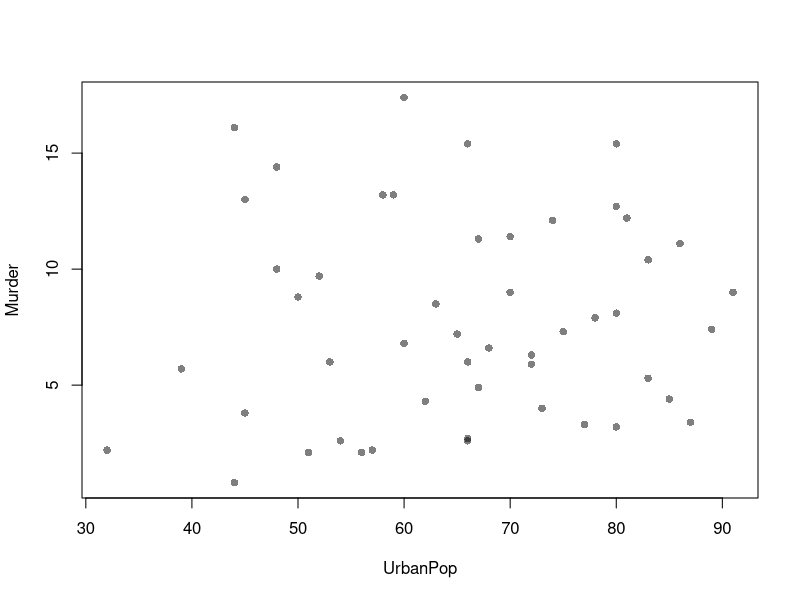
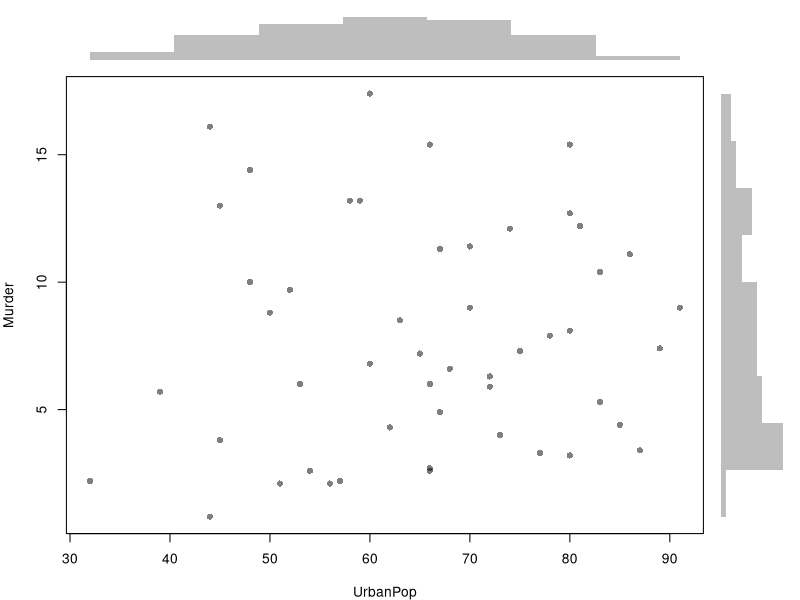
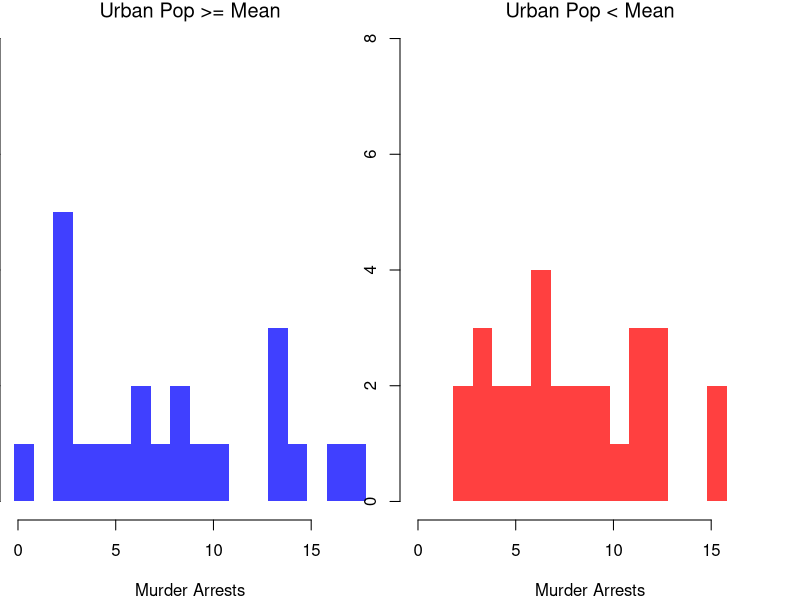
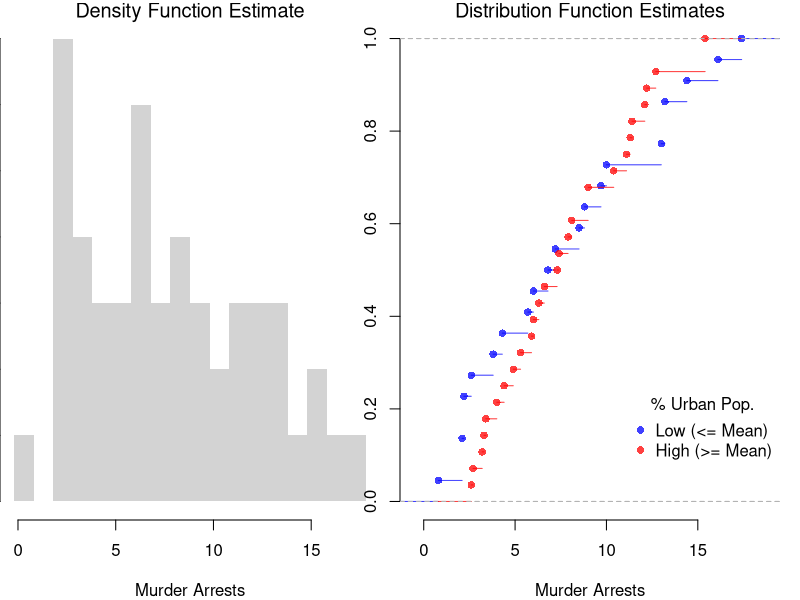
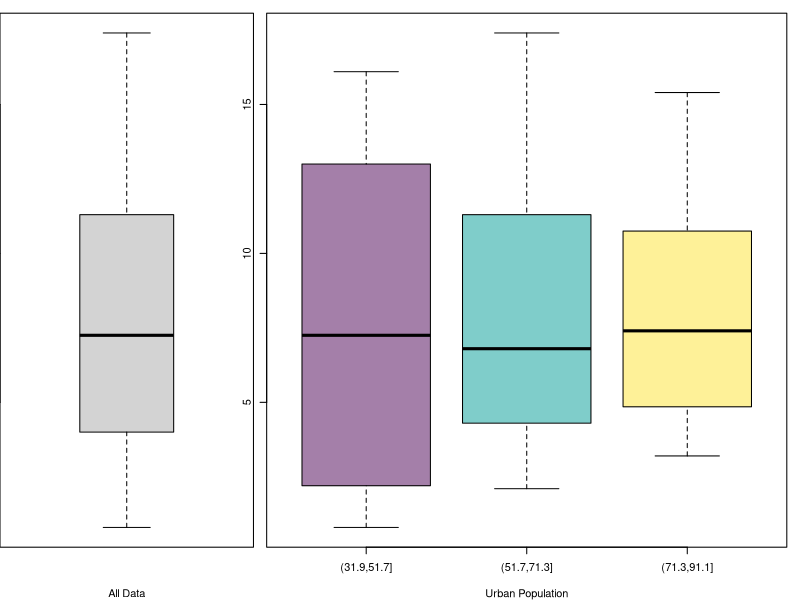
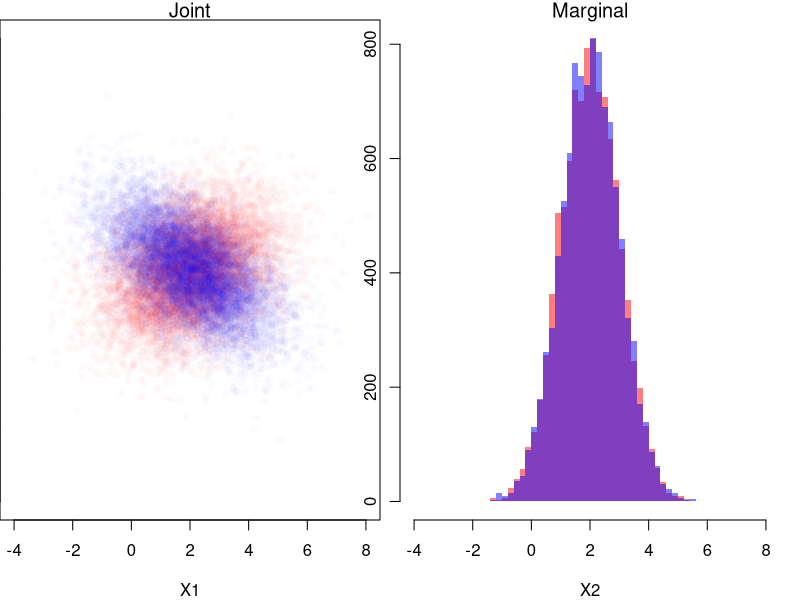

The R source for these figures, in order:
## ---- chunk 1
# Bivariate Data from USArrests
xy <- USArrests[,c('Murder','UrbanPop')]
xy[1,]
## ---- chunk 2
plot(Murder~UrbanPop, USArrests, pch=16, col=grey(0.,.5))
## ---- chunk 3
# Setup Plot
layout( matrix(c(2,0,1,3), ncol=2, byrow=TRUE),
    widths=c(9/10,1/10), heights=c(1/10,9/10))

# Scatterplot
par(mar=c(4,4,1,1))
plot(Murder~UrbanPop, USArrests, pch=16, col=rgb(0,0,0,.5))

# Add Marginals
par(mar=c(0,4,1,1))
xhist <- hist(USArrests[,'UrbanPop'], plot=FALSE)
barplot(xhist[['counts']], axes=FALSE, space=0, border=NA)

par(mar=c(4,0,1,1))
yhist <- hist(USArrests[,'Murder'], plot=FALSE)
barplot(yhist[['counts']], axes=FALSE, space=0, horiz=TRUE, border=NA)
## ---- chunk 4
# Tailored Histogram 
ylim <- c(0,8)
xbks <-  seq(min(USArrests[,'Murder'])-1, max(USArrests[,'Murder'])+1, by=1)

# Also show more information
# Split Data by Urban Population above/below mean
pop_mean <- mean(USArrests[,'UrbanPop'])
pop_cut <- USArrests[,'UrbanPop']< pop_mean
murder_lowpop <- USArrests[pop_cut,'Murder']
murder_highpop <- USArrests[!pop_cut,'Murder']
cols <- c(low=rgb(0,0,1,.75), high=rgb(1,0,0,.75))

par(mfrow=c(1,2))
hist(murder_lowpop,
    breaks=xbks, col=cols[1],
    main='Urban Pop >= Mean', font.main=1,
    xlab='Murder Arrests',
    border=NA, ylim=ylim)

hist(murder_highpop,
    breaks=xbks, col=cols[2],
    main='Urban Pop < Mean', font.main=1,
    xlab='Murder Arrests',
    border=NA, ylim=ylim)
## ---- chunk 5
par(mfrow=c(1,2))
# Full Sample Density
hist(USArrests[,'Murder'], 
    main='Density Function Estimate', font.main=1,
    xlab='Murder Arrests',
    breaks=xbks, freq=F, border=NA)

# Split Sample Distribution Comparison
F_lowpop <- ecdf(murder_lowpop)
plot(F_lowpop, col=cols[1],
    pch=16, xlab='Murder Arrests',
    main='Distribution Function Estimates',
    font.main=1, bty='n')
F_highpop <- ecdf(murder_highpop)
plot(F_highpop, add=T, col=cols[2], pch=16)

legend('bottomright', col=cols,
    pch=16, bty='n', inset=c(0,.1),
    title='% Urban Pop.',
    legend=c('Low (<= Mean)','High (>= Mean)'))
## ---- chunk 6
# Simple Interactive Scatter Plot
# plot(Assault~UrbanPop, USArrests, col=grey(0,.5), pch=16,
#    cex=USArrests[,'Murder']/diff(range(USArrests[,'Murder']))*2,
#    main='US Murder arrests (per 100,000)')
## ---- chunk 7
layout( t(c(1,2,2)))
boxplot(USArrests[,'Murder'], main='',
    xlab='All Data', ylab='Murder Arrests')

# K Groups with even spacing
K <- 3
USArrests[,'UrbanPop_Kcut'] <- cut(USArrests[,'UrbanPop'],K)
Kcols <- hcl.colors(K,alpha=.5)
boxplot(Murder~UrbanPop_Kcut, USArrests,
    main='', col=Kcols,
    xlab='Urban Population', ylab='')

# 4 Groups with equal numbers of observations
#Qcuts <- c(
#    '0%'=min(USArrests[,'UrbanPop'])-10*.Machine[['double.eps']],
#    quantile(USArrests[,'UrbanPop'], probs=c(.25,.5,.75,1)))
#USArrests[,'UrbanPop']_cut <- cut(USArrests[,'UrbanPop'], Qcuts)
#boxplot(Murder~UrbanPop_cut, USArrests, col=hcl.colors(4,alpha=.5))
## ---- chunk 8
# Create a 2x2 matrix for the joint distribution.
# Rows correspond to X1 (coin 1), and columns correspond to X2 (coin 2).
P_fair <- matrix(1/4, nrow = 2, ncol = 2)
rownames(P_fair) <- c("X1=0", "X1=1")
colnames(P_fair) <- c("X2=0", "X2=1")
P_fair

# Compute the marginal distributions.
# Marginal for X1: sum across columns.
P_X1 <- rowSums(P_fair)
P_X1
# Marginal for X2: sum across rows.
P_X2 <- colSums(P_fair)
P_X2

# Compute the conditional probabilities Prob(X2 | X1).
cond_X2_given_X1 <- matrix(0, nrow = 2, ncol = 2)
for (j in 1:2) {
  cond_X2_given_X1[, j] <- P_fair[, j] / P_X1[j]
}
rownames(cond_X2_given_X1) <- c("X2=0", "X2=1")
colnames(cond_X2_given_X1) <- c("given X1=0", "given X1=1")
cond_X2_given_X1
## ---- chunk 9
# Create the joint distribution matrix for the unfair coin case.
P_unfair <- matrix(c(0.5, 0, 0, 0.5), nrow = 2, ncol = 2, byrow = TRUE)
rownames(P_unfair) <- c("X1=0", "X1=1")
colnames(P_unfair) <- c("X2=0", "X2=1")
P_unfair

# Compute the marginal distribution for X2 in the unfair case.
P_X2_unfair <- colSums(P_unfair)
P_X1_unfair <- rowSums(P_unfair)

# Compute the conditional probabilities Prob(X1 | X2) for the unfair coin.
cond_X2_given_X1_unfair <- matrix(NA, nrow = 2, ncol = 2)
for (j in 1:2) {
  if (P_X1_unfair[j] > 0) {
    cond_X2_given_X1_unfair[, j] <- P_unfair[, j] / P_X1_unfair[j]
  }
}
rownames(cond_X2_given_X1_unfair) <- c("X2=0", "X2=1")
colnames(cond_X2_given_X1_unfair) <- c("given X1=0", "given X1=1")
cond_X2_given_X1_unfair
## ---- chunk 10
# Simulate Bivariate Data
N <- 10000
Mu <- c(2,2) ## Means

Sigma1 <- matrix(c(2,-.8,-.8,1),2,2) ## CoVariance Matrix
MVdat1 <- mvtnorm::rmvnorm(N, Mu, Sigma1)

Sigma2 <- matrix(c(2,.4,.4,1),2,2) ## CoVariance Matrix
MVdat2 <- mvtnorm::rmvnorm(N, Mu, Sigma2)

par(mfrow=c(1,2))
## Different diagonals
plot(MVdat2, col=rgb(1,0,0,0.02), pch=16,
    main='Joint', font.main=1,
    ylim=c(-4,8), xlim=c(-4,8), xlab='X1', ylab='X2')
points(MVdat1,col=rgb(0,0,1,0.02),pch=16)
## Same marginal distributions
xbks <- seq(-4,8,by=.2)
hist(MVdat2[,2], col=rgb(1,0,0,0.5),
    breaks=xbks, border=NA, xlab='X2',
    main='Marginal', font.main=1)
hist(MVdat1[,2], col=rgb(0,0,1,0.5),
    add=T, breaks=xbks, border=NA)
## ---- chunk 11
# Verify Bayes' theorem for the unfair coin case:
# Compute Prob(X1=1 | X2=1) using the formula:
#   Prob(X1=1 | X2=1) = [Prob(X2=1 | X1=1) * Prob(X1=1)] / Prob(X2=1)

P_X1_1 <- 0.5
P_X2_1_given_X1_1 <- 1  # Since coin 2 copies coin 1.
P_X2_1 <- P_X2_unfair["X2=1"]

bayes_result <- (P_X2_1_given_X1_1 * P_X1_1) / P_X2_1
bayes_result
